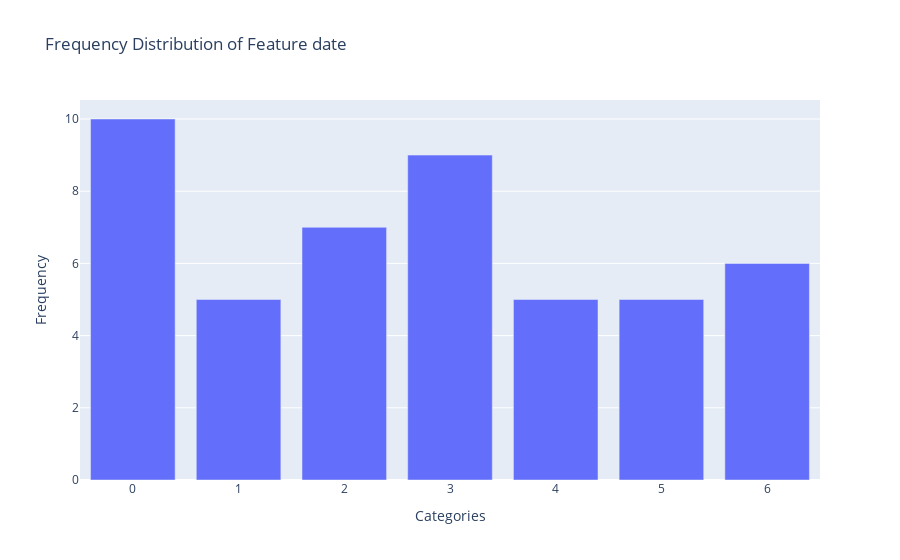
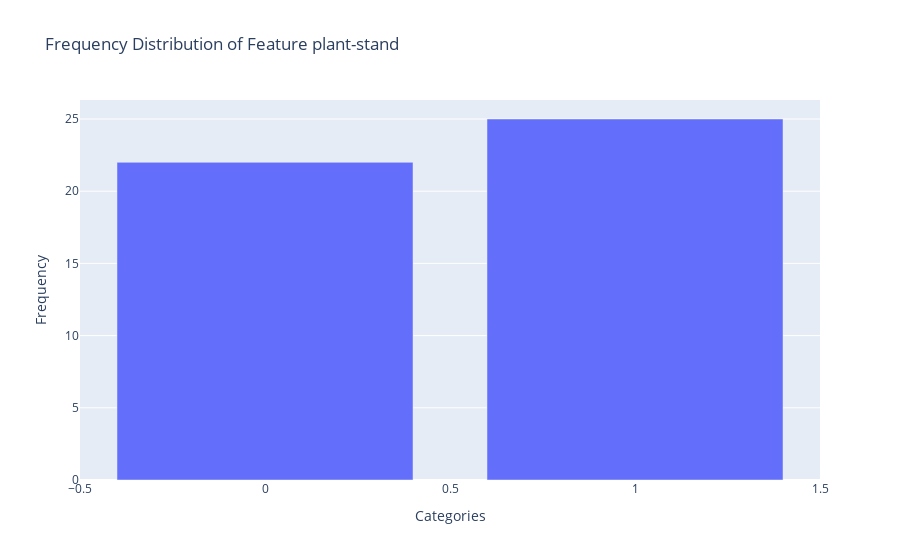

Notebook code cell kept with these figures, in order:
### Code cell
plot_categorical_frequency(X_soy[X_soy.columns[0]].value_counts(), f'Feature {X_soy.columns[0]}')
plot_categorical_frequency(X_soy[X_soy.columns[1]].value_counts(), f'Feature {X_soy.columns[1]}')

### Figure 1 — Plotly figure (JSON) as saved in the notebook; plotly's stock layout.template omitted (floating-point values rounded to 4 significant figures)
{"data": [{"type": "bar", "x": [0, 3, 2, 6, 4, 5, 1], "y": [10, 9, 7, 6, 5, 5, 5]}], "layout": {"title": {"text": "Frequency Distribution of Feature date"}, "xaxis": {"title": {"text": "Categories"}}, "yaxis": {"title": {"text": "Frequency"}}}}

### Figure 2 — Plotly figure (JSON) as saved in the notebook; plotly's stock layout.template omitted (floating-point values rounded to 4 significant figures)
{"data": [{"type": "bar", "x": [1, 0], "y": [25, 22]}], "layout": {"title": {"text": "Frequency Distribution of Feature plant-stand"}, "xaxis": {"title": {"text": "Categories"}}, "yaxis": {"title": {"text": "Frequency"}}}}
